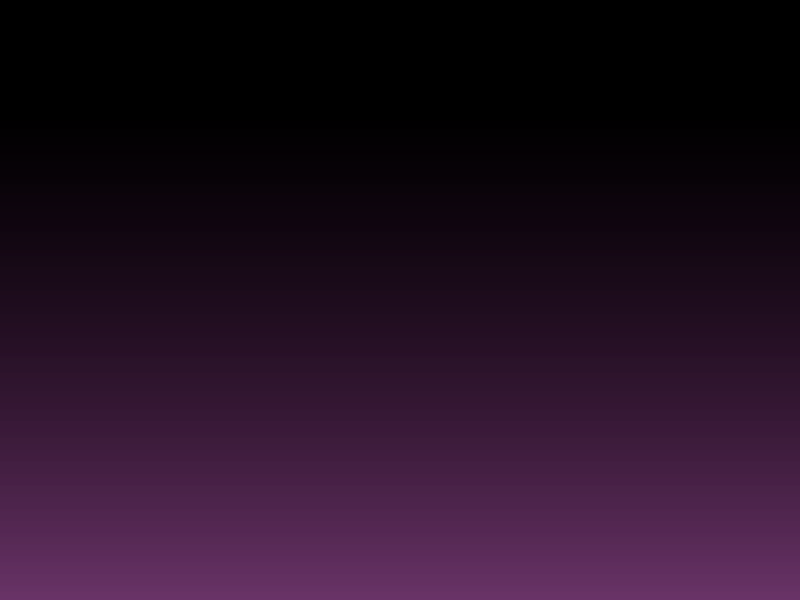
<?xml version="1.0" encoding="UTF-8"?>
<ui version="4.0">
 <class>MainWindow</class>
 <widget class="QMainWindow" name="MainWindow">
  <property name="geometry">
   <rect>
    <x>0</x>
    <y>0</y>
    <width>800</width>
    <height>600</height>
   </rect>
  </property>
  <property name="minimumSize">
   <size>
    <width>800</width>
    <height>600</height>
   </size>
  </property>
  <property name="windowTitle">
   <string>MainWindow</string>
  </property>
  <property name="styleSheet">
   <string notr="true">#MainWindow
{

background: qlineargradient(spread:pad, x1:0, y1:0, x2:0, y2:1, stop:0.193182 rgba(0, 0, 0, 255), stop:1 rgba(88, 28, 86, 173));
}</string>
  </property>
  <widget class="QWidget" name="WidgetLayout">
   <layout class="QGridLayout" name="gridLayout">
    <property name="leftMargin">
     <number>0</number>
    </property>
    <property name="rightMargin">
     <number>0</number>
    </property>
    <item row="0" column="0">
     <layout class="QVBoxLayout" name="verticalLayout">
      <item>
       <widget class="QLabel" name="LabelUpper">
        <property name="text">
         <string/>
        </property>
       </widget>
      </item>
      <item>
       <layout class="QHBoxLayout" name="horizontalLayout">
        <item>
         <layout class="QVBoxLayout" name="verticalLayout_2">
          <item>
           <widget class="QLabel" name="label_7">
            <property name="text">
             <string/>
            </property>
           </widget>
          </item>
          <item>
           <widget class="AnswerButtonWidget" name="ButtonSum" native="true">
            <property name="sizePolicy">
             <sizepolicy hsizetype="Ignored" vsizetype="Ignored">
              <horstretch>0</horstretch>
              <verstretch>0</verstretch>
             </sizepolicy>
            </property>
            <property name="font">
             <font>
              <pointsize>16</pointsize>
              <weight>75</weight>
              <bold>true</bold>
             </font>
            </property>
            <property name="styleSheet">
             <string notr="true">#ButtonSum{
background-color: none; color: white;
}</string>
            </property>
           </widget>
          </item>
         </layout>
        </item>
        <item>
         <widget class="QLabel" name="label_8">
          <property name="text">
           <string/>
          </property>
         </widget>
        </item>
        <item>
         <widget class="QLabel" name="label">
          <property name="text">
           <string/>
          </property>
         </widget>
        </item>
        <item>
         <widget class="QLabel" name="label_6">
          <property name="text">
           <string/>
          </property>
         </widget>
        </item>
       </layout>
      </item>
      <item>
       <widget class="QLabel" name="label_2">
        <property name="text">
         <string/>
        </property>
       </widget>
      </item>
      <item>
       <widget class="QLabel" name="label_3">
        <property name="text">
         <string/>
        </property>
       </widget>
      </item>
      <item>
       <widget class="AnswerButtonWidget" name="ButtonMenu" native="true">
        <property name="sizePolicy">
         <sizepolicy hsizetype="Ignored" vsizetype="Ignored">
          <horstretch>0</horstretch>
          <verstretch>0</verstretch>
         </sizepolicy>
        </property>
        <property name="font">
         <font>
          <pointsize>16</pointsize>
          <weight>75</weight>
          <bold>true</bold>
         </font>
        </property>
        <property name="styleSheet">
         <string notr="true">#ButtonMenu{
background-color: none; color: white;
}</string>
        </property>
       </widget>
      </item>
      <item>
       <widget class="QLabel" name="label_5">
        <property name="sizePolicy">
         <sizepolicy hsizetype="Ignored" vsizetype="Ignored">
          <horstretch>0</horstretch>
          <verstretch>0</verstretch>
         </sizepolicy>
        </property>
        <property name="font">
         <font>
          <pointsize>16</pointsize>
          <weight>75</weight>
          <bold>true</bold>
         </font>
        </property>
        <property name="styleSheet">
         <string notr="true">#ButtonMenu{
background-color: none; color: white;
}</string>
        </property>
        <property name="text">
         <string/>
        </property>
       </widget>
      </item>
      <item>
       <widget class="AnswerButtonWidget" name="ButtonQuestion" native="true">
        <property name="sizePolicy">
         <sizepolicy hsizetype="Ignored" vsizetype="Ignored">
          <horstretch>0</horstretch>
          <verstretch>0</verstretch>
         </sizepolicy>
        </property>
        <property name="font">
         <font>
          <pointsize>16</pointsize>
          <weight>75</weight>
          <bold>true</bold>
         </font>
        </property>
        <property name="styleSheet">
         <string notr="true">#ButtonQuestion{
background-color: none; color: white;
}</string>
        </property>
       </widget>
      </item>
      <item>
       <layout class="QGridLayout" name="AnswerLayout">
        <property name="sizeConstraint">
         <enum>QLayout::SetDefaultConstraint</enum>
        </property>
        <property name="horizontalSpacing">
         <number>0</number>
        </property>
        <property name="verticalSpacing">
         <number>6</number>
        </property>
        <item row="0" column="0">
         <widget class="AnswerButtonWidget" name="ButtonAnswerA" native="true">
          <property name="enabled">
           <bool>true</bool>
          </property>
          <property name="sizePolicy">
           <sizepolicy hsizetype="Ignored" vsizetype="Ignored">
            <horstretch>0</horstretch>
            <verstretch>0</verstretch>
           </sizepolicy>
          </property>
          <property name="font">
           <font>
            <pointsize>16</pointsize>
            <weight>75</weight>
            <bold>true</bold>
           </font>
          </property>
          <property name="styleSheet">
           <string notr="true">#ButtonAnswerA{
background-color: none; color: white;
}</string>
          </property>
         </widget>
        </item>
        <item row="0" column="1">
         <widget class="AnswerButtonWidget" name="ButtonAnswerB" native="true">
          <property name="sizePolicy">
           <sizepolicy hsizetype="Ignored" vsizetype="Ignored">
            <horstretch>0</horstretch>
            <verstretch>0</verstretch>
           </sizepolicy>
          </property>
          <property name="font">
           <font>
            <pointsize>16</pointsize>
            <weight>75</weight>
            <bold>true</bold>
           </font>
          </property>
          <property name="styleSheet">
           <string notr="true">#ButtonAnswerB{
background-color: none; color: white;
}</string>
          </property>
         </widget>
        </item>
        <item row="1" column="0">
         <widget class="AnswerButtonWidget" name="ButtonAnswerC" native="true">
          <property name="sizePolicy">
           <sizepolicy hsizetype="Ignored" vsizetype="Ignored">
            <horstretch>0</horstretch>
            <verstretch>0</verstretch>
           </sizepolicy>
          </property>
          <property name="font">
           <font>
            <pointsize>16</pointsize>
            <weight>75</weight>
            <bold>true</bold>
           </font>
          </property>
          <property name="styleSheet">
           <string notr="true">#ButtonAnswerC{
background-color: none; color: white;
}</string>
          </property>
         </widget>
        </item>
        <item row="1" column="1">
         <widget class="AnswerButtonWidget" name="ButtonAnswerD" native="true">
          <property name="sizePolicy">
           <sizepolicy hsizetype="Ignored" vsizetype="Ignored">
            <horstretch>0</horstretch>
            <verstretch>0</verstretch>
           </sizepolicy>
          </property>
          <property name="font">
           <font>
            <pointsize>16</pointsize>
            <weight>75</weight>
            <bold>true</bold>
           </font>
          </property>
          <property name="styleSheet">
           <string notr="true">#ButtonAnswerD{
background-color: none; color: white;
}</string>
          </property>
         </widget>
        </item>
       </layout>
      </item>
     </layout>
    </item>
   </layout>
  </widget>
 </widget>
 <customwidgets>
  <customwidget>
   <class>AnswerButtonWidget</class>
   <extends>QWidget</extends>
   <header location="global">AnswerButtonWidget.h</header>
   <container>1</container>
  </customwidget>
 </customwidgets>
 <resources/>
 <connections/>
</ui>
